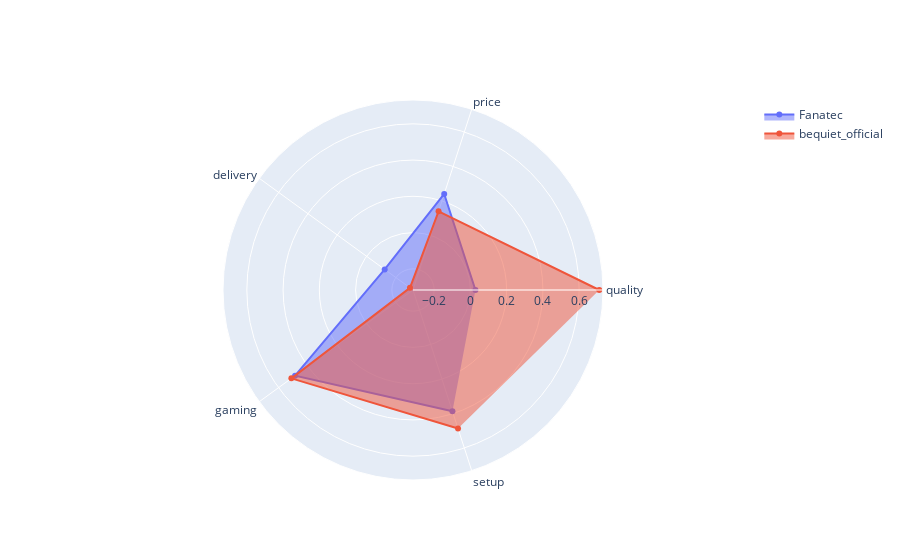

The code cell stored with this chart in its notebook:
### Code cell
from Top2VecModule import radarAnalysis
target = 'Fanatec' # Birkenstock
competitor = 'bequiet_official' # weareallbirds

keyword_sets = list(['quality','price', 'delivery', 'gaming', 'setup'])
# keyword_sets = list(['delivery', 'price', 'comfort', 'size', 'color'])

results,radar_graph = radarAnalysis(model,target, competitor, comments, keyword_sets, 0.2, word_vectors, word_indexes,normalize = False)

### Figure 1 — Plotly figure (JSON) as saved in the notebook; plotly's stock layout.template omitted (floating-point values rounded to 4 significant figures)
{"data": [{"fill": "toself", "name": "Fanatec", "r": [0.02774, 0.2403, -0.1236, 0.4875, 0.3872], "theta": ["quality", "price", "delivery", "gaming", "setup"], "type": "scatterpolar"}, {"fill": "toself", "name": "bequiet_official", "r": [0.7108, 0.1398, -0.296, 0.5127, 0.487], "theta": ["quality", "price", "delivery", "gaming", "setup"], "type": "scatterpolar"}], "layout": {"polar": {"radialaxis": {"visible": true}}, "showlegend": true}}
